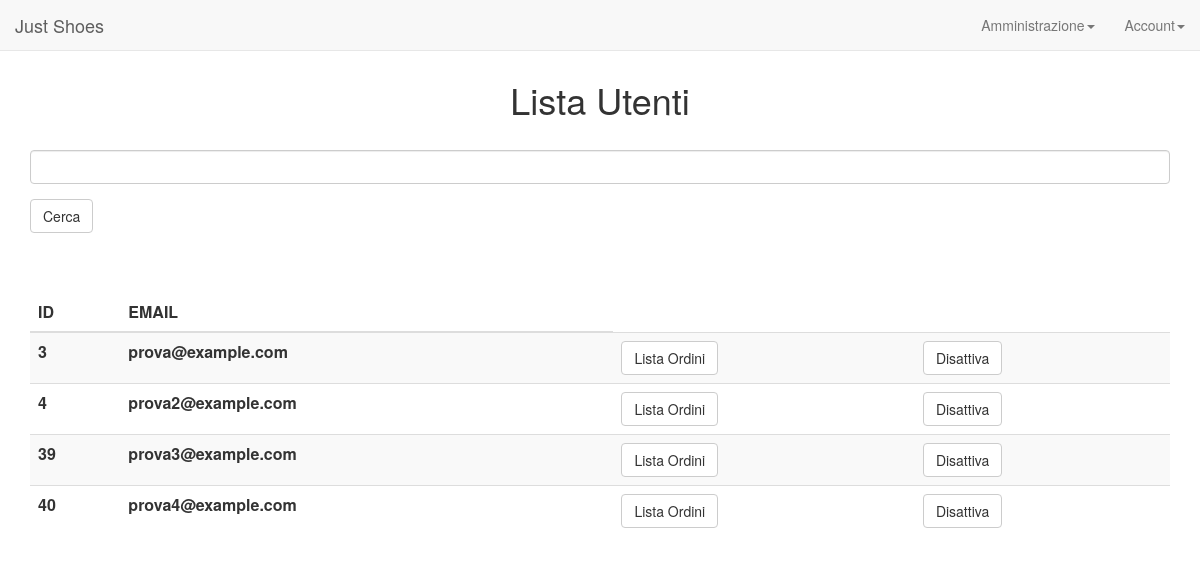
/admin/gestione-utenti.php (signed in), run on an earlier commit of the app's database.
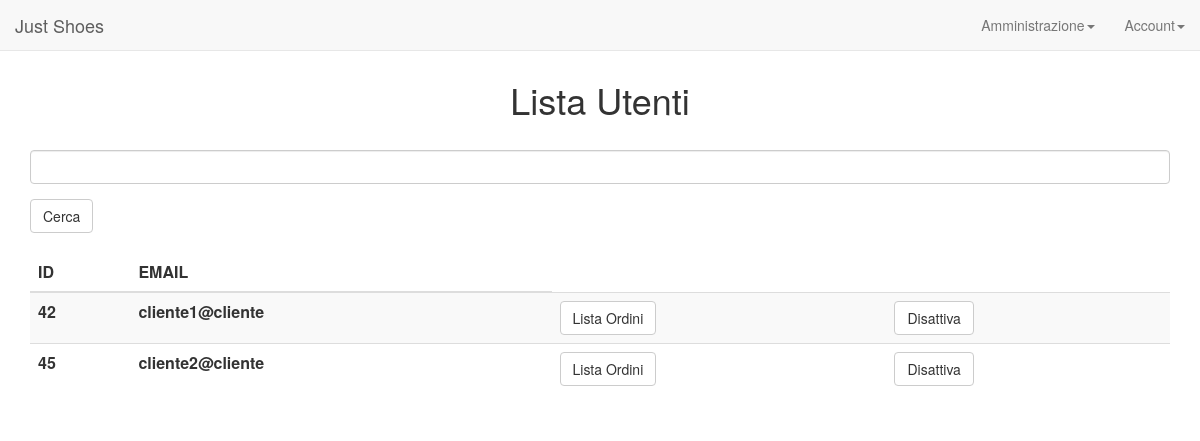
And on a later commit of the database.
### tables this page shows
CREATE TABLE `Utente` (
  `id_utente` int(10) NOT NULL,
  `email` varchar(50) DEFAULT NULL,
  `password` varchar(50) DEFAULT NULL,
  `id_gruppo_applicativo` int(10) DEFAULT NULL,
  `attivo` int(11) NOT NULL
);

### admin/gestione-utenti.php (the view, shortened to what this page needs)
<?php
  include_once("../config.php");
  include_once("../header.php");
  if(isset($_POST["cerca"])){
    $nome = "%$_POST[cerca]%";
    $stmt = $mysqli->prepare("SELECT *
                              FROM Utente
                              WHERE id_gruppo_applicativo = 2
                              AND email LIKE ?");
    $stmt->bind_param("s",$nome);
    $stmt->execute();
    $utenti = $stmt->get_result();
  }
  else{
    $utenti = $mysqli->query("SELECT *
                              FROM Utente
                              WHERE id_gruppo_applicativo = 2");
  }
?>
  <div class="container" >
    <h1 align="center">Lista Utenti</h1>
    <br/>
    <form id="formRicerca" method="post" action="gestione-utenti.php" class="form-group">
      <input class="form-control" type="text" name="cerca" id="cerca"></input>
    </form>
    <button onclick="cerca()" class="btn btn-default">Cerca</button>
    <table class="table table-striped">
      <thead>
        <tr>
          <th>ID</th>
          <th>EMAIL</th>
        </tr>
      </thead>
      <?php
      if($utenti){
        while($utente = $utenti->fetch_array(MYSQLI_ASSOC)){
          echo '<tr>
                  <th>'.$utente["id_utente"].'</th>
                  <th>'.$utente["email"].'</th>
                  <th><button onclick="listaOrdini('.$utente["id_utente"].')" class="btn btn-default">Lista Ordini</button></th>';
          if($utente["attivo"] == 1){
            echo '<th><button onclick="eliminaUtente('.$utente["id_utente"].',0)" class="btn btn-default">Disattiva</button></th>';
          }
          else{
            echo '<th><button onclick="eliminaUtente('.$utente["id_utente"].',1)" class="btn btn-default">Attiva</button></th>';
          }
          echo      '</a><br/>';
        }
      }
      else{
        echo "Nessun Utente trovato!";
      }
      ?>
    </table>
  </div>

What changed in the data, as far as the page shows it:
removed utente: id_utente "3", email "prova@example.com"
removed utente: id_utente "4", email "prova2@example.com"
removed utente: id_utente "39", email "prova3@example.com"
removed utente: id_utente "40", email "prova4@example.com"
added utente: id_utente "42", email "cliente1@cliente"
added utente: id_utente "45", email "cliente2@cliente"
